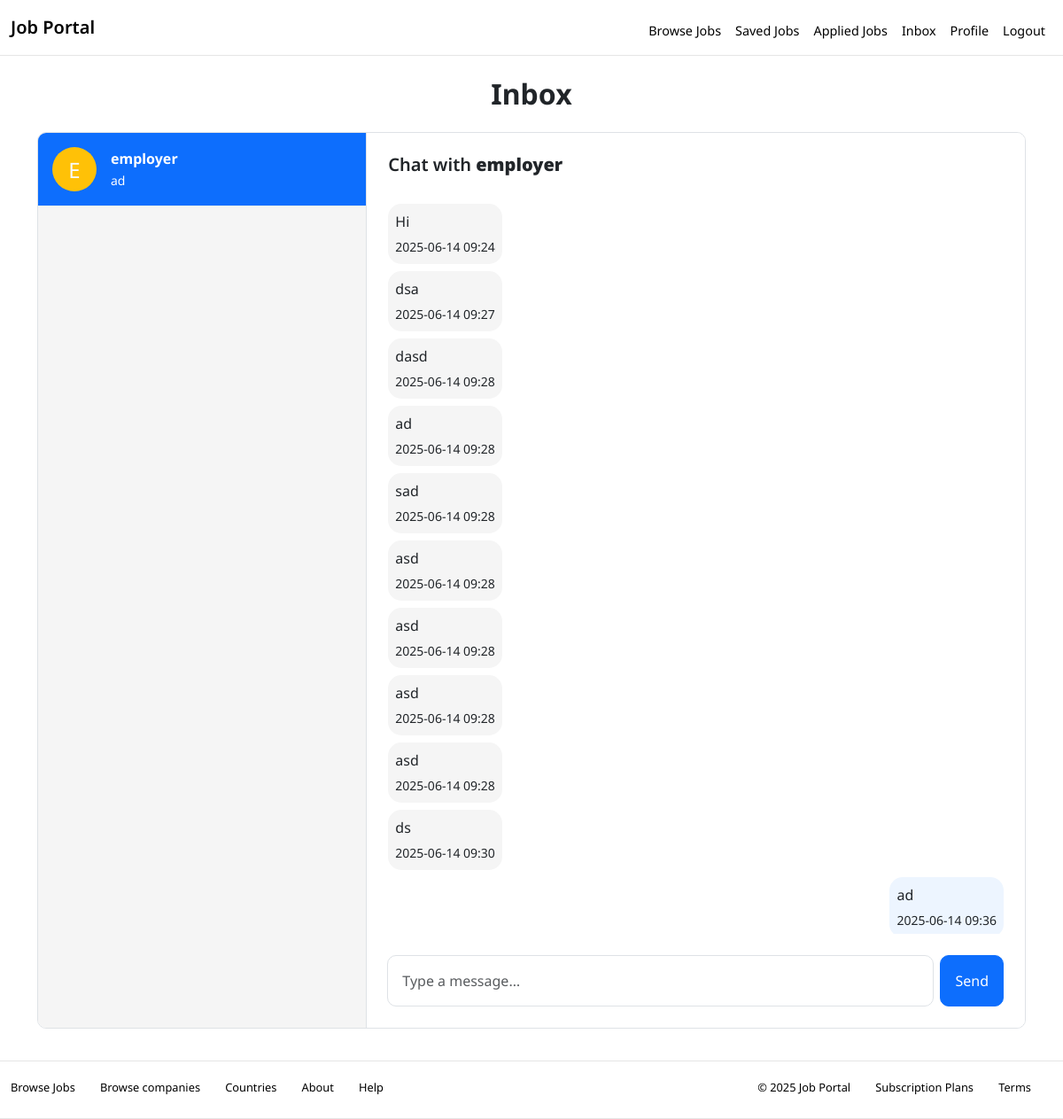
The page /inbox/?thread=4 (signed in) on the database its author committed.
### core/models.py (models this page shows, shortened)
class User(AbstractUser):
    ROLE_CHOICES = (
        ('seeker', 'Job Seeker'),
        ('employer', 'Employer'),
        ('admin', 'Admin'),
    )
    role = models.CharField(max_length=10, choices=ROLE_CHOICES)
    is_email_verified = models.BooleanField(default=False)

class Message(models.Model):
    sender = models.ForeignKey(User, related_name='sent_messages', on_delete=models.CASCADE)
    recipient = models.ForeignKey(User, related_name='received_messages', on_delete=models.CASCADE)
    content = models.TextField()
    timestamp = models.DateTimeField(default=datetime.now)
    is_read = models.BooleanField(default=False)

### core/views.py (the view)
# urls.py: path('inbox/', inbox, name='inbox'),
@login_required
def inbox(request):
    messages_qs = Message.objects.filter(
        Q(sender=request.user) | Q(recipient=request.user)
    ).order_by('-timestamp')
    conversations = []
    counterpart_ids = set()
    for message in messages_qs:
        counterpart = message.sender if message.sender != request.user else message.recipient
        if counterpart.id not in counterpart_ids:
            unread_count = Message.objects.filter(
                sender=counterpart, recipient=request.user, is_read=False
            ).count()
            conversations.append((counterpart, message, unread_count))
            counterpart_ids.add(counterpart.id)
    thread_recipient = None
    messages = []
    thread_recipient_id = None
    thread = request.GET.get('thread')
    if thread and thread.isdigit():
        thread_recipient = User.objects.get(id=int(thread))
        thread_recipient_id = int(thread)
        messages = Message.objects.filter(
            Q(sender=request.user, recipient=thread_recipient) | Q(sender=thread_recipient, recipient=request.user)
        ).order_by('timestamp')
        messages.update(is_read=True)  # marking messages as read when opening thread
    context = {
        'conversations': conversations,
        'thread_recipient': thread_recipient,
        'thread_recipient_id': thread_recipient_id,
        'messages': messages,
    }
    return render(request, 'core/inbox.html', context)

### core/templates/core/inbox.html (shortened to what this page needs)
{% extends 'base.html' %}
{% block content %}
<div class="container mt-4 mb-4">
    <h2 class="text-center mb-4">Inbox</h2>
  <div class="row g-0 border p-0" style="border-radius: 10px; overflow: hidden">
    <div class="col-md-4 p-0 border-end" style="height: 80vh; overflow-y: scroll; background: #f5f5f5">
      <ul class="list-group list-group-flush">
        {% for counterpart, last_message, unread_count in conversations %}
          <a
            href="?thread={{ counterpart.id }}"
            class="list-group-item d-flex align-items-center p-3 {% if counterpart.id == thread_recipient_id %}active{% endif %}"
            style="border-bottom: 1px solid #eee">
            <div class="flex-shrink-0 me-3">
              <div class="rounded-circle bg-warning text-center text-light p-2"
                   style="width: 50px;height: 50px;font-size: 24px">
                   {{ counterpart.username|first|upper }}
              </div>
            </div>
            <div class="flex-grow-1">
              <strong>{{ counterpart.username }}</strong>
              <br>
              <small>{{ last_message.content|truncatewords:10 }}</small>
            </div>
          </a>
        {% empty %}
          <div class="p-3 text-muted">
            No conversations
          </div>
        {% endfor %}
      </ul>
    </div>
   <div class="col-md-8 p-4 d-flex flex-column" style="height: 80vh; background: #ffffff">
  {% if thread_recipient %}
    <div class="flex-shrink-0 mb-4">
      <h5>Chat with <strong>{{ thread_recipient.username }}</strong></h5>
    </div>
    <div class="flex-grow-1 d-flex flex-column" style="overflow-y: scroll">
      {% for message in messages %}
        <div class="p-2 mb-2 align-self-{% if message.sender == request.user %}end{% else %}start{% endif %}"
             style="max-width: 60%;
                     border-radius: 15px;
                     background: {% if message.sender == request.user %}#edf5ff{% else %}#f5f5f5{% endif %};">
          <p class="mb-1">{{ message.content }}</p>
          <small>{{ message.timestamp|date:'Y-m-d H:i' }}</small>
        </div>
      {% endfor %}
    </div>
    <div class="flex-shrink-0 mt-4">
      <form method="POST" action="{% url 'thread' thread_recipient.id %}"
            class="input-group" style="width: 100%">
        <input name="content"
               id="message"
               class="form-control p-3 me-2"
               style="border-radius: 10px;"
               placeholder="Type a message…"
               required>
        <button type="submit" class="btn btn-primary p-3" style="border-radius: 10px">
          Send
        </button>
      </form>
    </div>
  {% else %}
    <div class="p-3 text-muted">
      Select a conversation from the left to view messages.
    </div>
  {% endif %}
</div>
  </div>
</div>
{% endblock %}

### core/templates/base.html (style rules this page uses)
body { font-family: 'Noto Sans', 'Helvetica Neue', Helvetica, Arial, sans-serif !important; }
h2 { font-weight: 700; }
h5 { font-weight: 600; }
p { font-weight: 400; }

### rows shown on the page
User: username|first "E", username "employer", content "ad"
Message: content "Hi", timestamp "2025-06-14 09:24"
Message: content "dsa", timestamp "2025-06-14 09:27"
Message: content "dasd", timestamp "2025-06-14 09:28"
Message: content "ad", timestamp "2025-06-14 09:28"
Message: content "sad", timestamp "2025-06-14 09:28"
Message: content "asd", timestamp "2025-06-14 09:28"
Message: content "asd", timestamp "2025-06-14 09:28"
Message: content "asd", timestamp "2025-06-14 09:28"
Message: content "asd", timestamp "2025-06-14 09:28"
Message: content "ds", timestamp "2025-06-14 09:30"
Message: content "ad", timestamp "2025-06-14 09:36"
